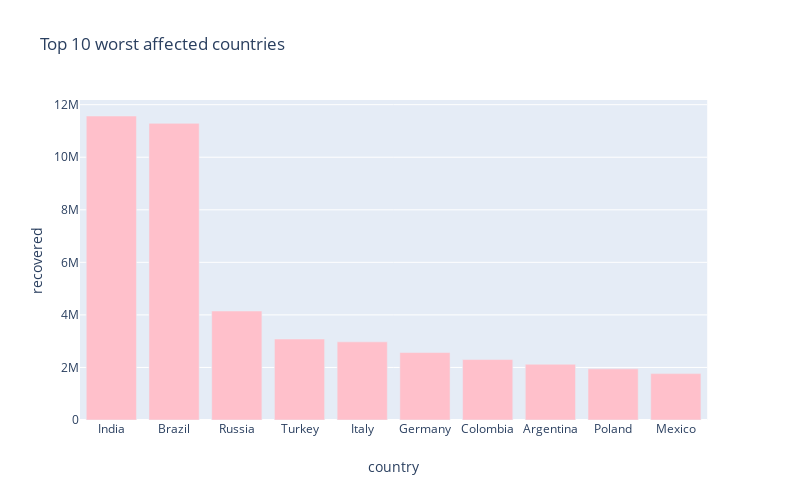

The notebook cell saved with this chart:
### Code cell
px.bar(
    sorted_country_df.head(10),
    x = "country",
    y = "recovered",
    title= "Top 10 worst affected countries", # the axis names
    color_discrete_sequence=["pink"], 
    height=500,
    width=800
)

### Figure 1 — Plotly figure (JSON) as saved in the notebook; plotly's stock layout.template omitted (floating-point values rounded to 4 significant figures)
{"data": [{"alignmentgroup": "True", "hoverlabel": {"namelength": 0}, "hovertemplate": "country=%{x}<br>recovered=%{y}", "legendgroup": "", "marker": {"color": "pink"}, "name": "", "offsetgroup": "", "orientation": "v", "showlegend": false, "textposition": "auto", "type": "bar", "x": ["India", "Brazil", "Russia", "Turkey", "Italy", "Germany", "Colombia", "Argentina", "Poland", "Mexico"], "xaxis": "x", "y": [11569241, 11290228, 4147974, 3082676, 2974688, 2568040, 2300887, 2121954, 1945994, 1765244], "yaxis": "y"}], "layout": {"barmode": "relative", "height": 500, "legend": {"tracegroupgap": 0}, "title": {"text": "Top 10 worst affected countries"}, "width": 800, "xaxis": {"anchor": "y", "domain": [0, 0.98], "title": {"text": "country"}}, "yaxis": {"anchor": "x", "domain": [0, 1], "title": {"text": "recovered"}}}}
